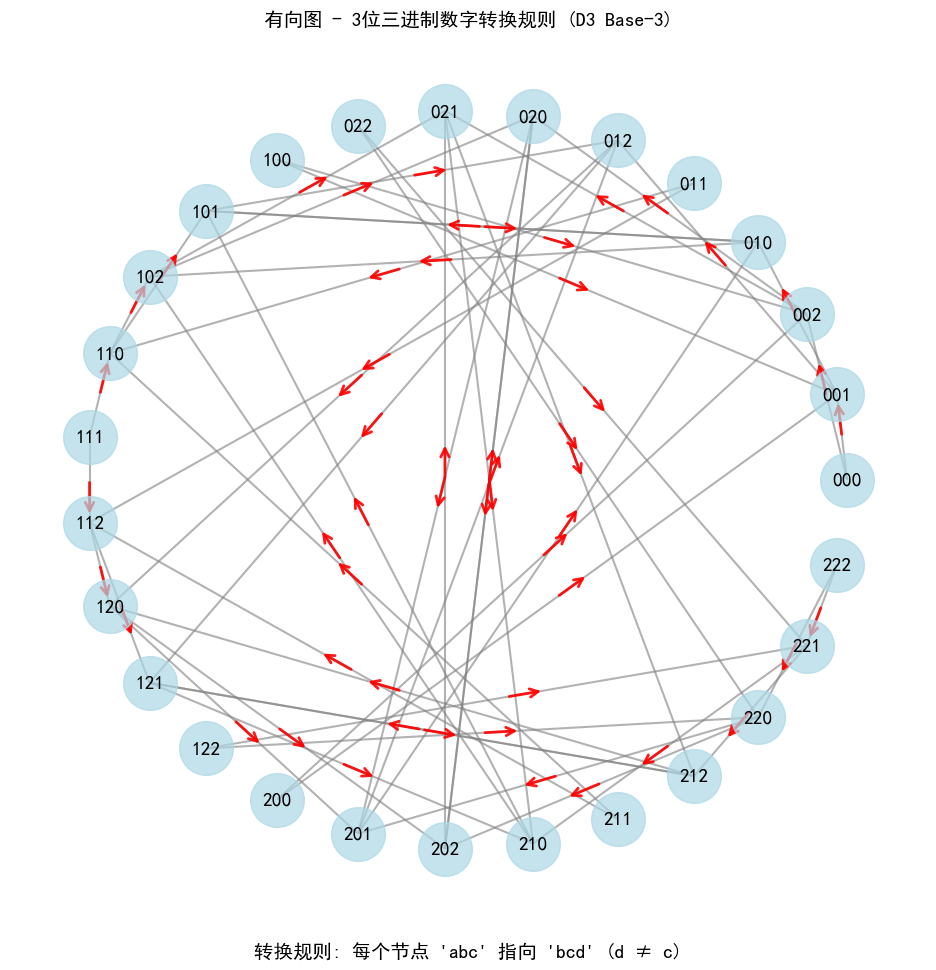

Generate this figure with Python:
import networkx as nx
import matplotlib.pyplot as plt
import itertools
from graph_utils.graph_drawer import draw_arrow_on_edges

plt.rcParams['font.sans-serif'] = ['SimHei']  # 使用黑体
plt.rcParams['axes.unicode_minus'] = False    # 正常显示负号

## 创建有向图
G = nx.DiGraph()

# 所有3位三进制数(顶点)
base = [f'{i}'for i in range(3)]
vertices = [''.join(t) for t in itertools.product(base, repeat=3)]

# 添加顶点
G.add_nodes_from(vertices)

# 定义边的规则:x=x1x2x3->y=x2x3a或x2x3a,且a!=x3
for x in vertices:
    x1, x2, x3 = x[0], x[1], x[2]
    successors = [x2 + x3 + d for d in base if d != x3]
    for y in successors:
        G.add_edge( x,y)

# 绘制图形
plt.figure(figsize=(10, 10))
pos = nx.circular_layout(G)  #换其他的布局

# 绘制节点和边
nx.draw_networkx_nodes(G, pos, node_size=1500, node_color='lightblue',alpha=0.7)
# 绘制带箭头的边
nx.draw_networkx_edges(G, pos, arrows=False, edge_color='gray', width=1.5, alpha=0.6)
# 绘制箭头
draw_arrow_on_edges(G, pos, position=0.5, arrowstyle='->', color='red', mutation_scale=15, lw=2, alpha=0.9)
# 标注顶点
nx.draw_networkx_labels(G, pos, font_size=14, font_color='black')
#设置标题和调整布局
plt.title('有向图 - 3位三进制数字转换规则 (D3 Base-3)', fontsize=14)
plt.axis('off')
# 添加图例解释
plt.figtext(0.5, 0.01,
            "转换规则: 每个节点 'abc' 指向 'bcd' (d ≠ c)",
            ha='center', fontsize=14)
plt.tight_layout(pad=3.0)
#plt.show()
plt.savefig('1-1-1-b.png', bbox_inches='tight')
